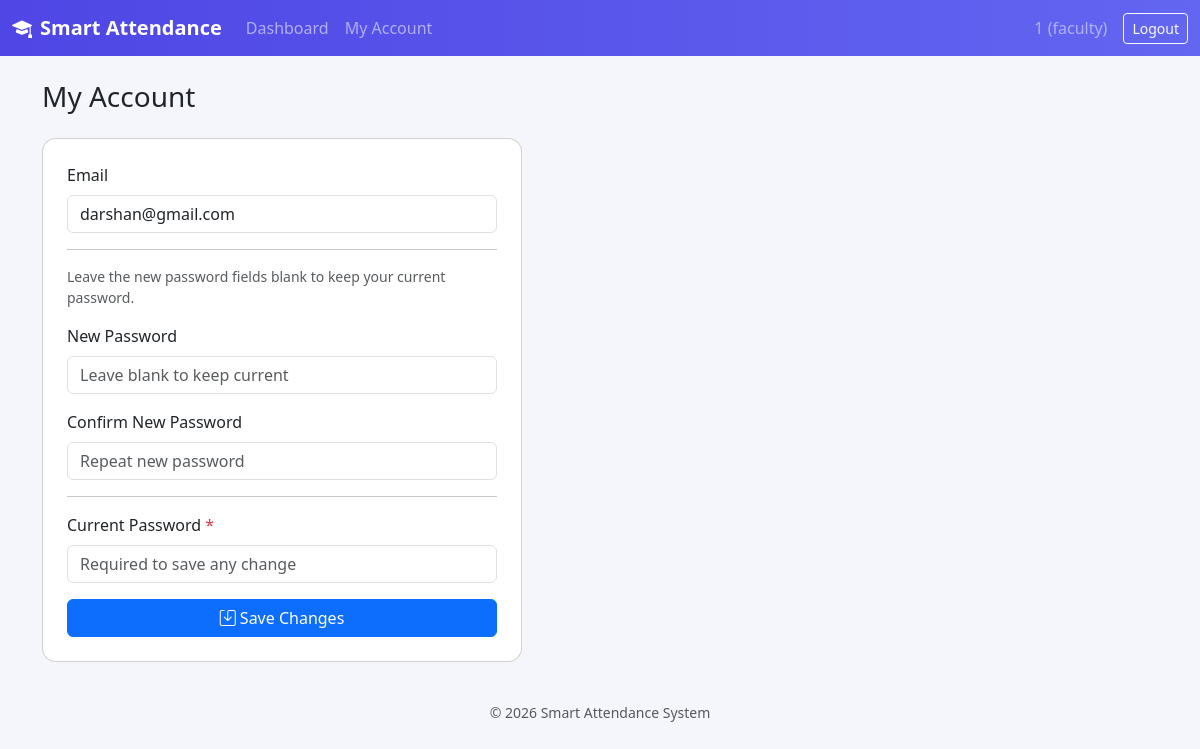
Screenshot of /faculty/settings (signed in) with the database file from the repository.
### models.py (models this page shows)
class User(db.Model, UserMixin):
    __tablename__ = "users"
    id = db.Column(db.Integer, primary_key=True)
    username = db.Column(db.String(80), unique=True, nullable=False)
    email = db.Column(db.String(120), unique=True, nullable=False)
    password_hash = db.Column(db.String(200), nullable=False)
    role = db.Column(db.String(20), nullable=False)  # principal / faculty / student
    created_at = db.Column(db.DateTime, default=datetime.utcnow)
    faculty_profile = db.relationship("Faculty", backref="user", uselist=False)
    student_profile = db.relationship("Student", backref="user", uselist=False)

### routes/faculty.py (the view, shortened to what this page needs)
@faculty_bp.route("/settings", methods=["GET", "POST"])
@login_required
@role_required("faculty")
def settings():
    return render_template("faculty/settings.html")

### app.py (called while the page is built)
@login_manager.user_loader
def load_user(user_id):
    return User.query.get(int(user_id))

### templates/faculty/settings.html (shortened to what this page needs)
{% extends "base.html" %}
{% block content %}
<h3 class="mb-4">My Account</h3>
<div class="card p-4" style="max-width:480px">
  <form method="POST">
    <div class="mb-3">
      <label class="form-label">Email</label>
      <input type="email" class="form-control" name="email" value="{{ current_user.email }}" required>
    </div>
    <hr>
    <p class="text-muted small">Leave the new password fields blank to keep your current password.</p>
    <div class="mb-3">
      <label class="form-label">New Password</label>
      <input type="password" class="form-control" name="new_password" placeholder="Leave blank to keep current">
    </div>
    <div class="mb-3">
      <label class="form-label">Confirm New Password</label>
      <input type="password" class="form-control" name="confirm_password" placeholder="Repeat new password">
    </div>
    <hr>
    <div class="mb-3">
      <label class="form-label">Current Password <span class="text-danger">*</span></label>
      <input type="password" class="form-control" name="current_password" required placeholder="Required to save any change">
    </div>
    <button class="btn btn-primary w-100"><i class="bi bi-save"></i> Save Changes</button>
  </form>
</div>
{% endblock %}

### templates/base.html (shortened to what this page needs)
<!DOCTYPE html>
<html lang="en">
<head>
<link href="https://cdn.jsdelivr.net/npm/bootstrap@5.3.3/dist/css/bootstrap.min.css" rel="stylesheet">
<link href="https://cdn.jsdelivr.net/npm/bootstrap-icons@1.11.3/font/bootstrap-icons.css" rel="stylesheet">
<link rel="stylesheet" href="{{ url_for('static', filename='css/style.css') }}">
</head>
<body>
{% if current_user.is_authenticated %}
<nav class="navbar navbar-expand-lg navbar-dark app-navbar">
  <div class="container-fluid">
    <a class="navbar-brand fw-bold" href="/"><i class="bi bi-mortarboard-fill me-2"></i>Smart Attendance</a>
    <div class="collapse navbar-collapse" id="nav">
      <ul class="navbar-nav me-auto">
        {% if current_user.role == 'principal' %}
        <li class="nav-item"><a class="nav-link" href="{{ url_for('principal.dashboard') }}">Dashboard</a></li>
        <li class="nav-item"><a class="nav-link" href="{{ url_for('principal.classes') }}">Classes</a></li>
        <li class="nav-item"><a class="nav-link" href="{{ url_for('principal.subjects') }}">Subjects</a></li>
        <li class="nav-item"><a class="nav-link" href="{{ url_for('principal.faculty') }}">Faculty</a></li>
        <li class="nav-item"><a class="nav-link" href="{{ url_for('principal.students') }}">Students</a></li>
        <li class="nav-item"><a class="nav-link" href="{{ url_for('principal.timetable') }}">Timetable</a></li>
        <li class="nav-item"><a class="nav-link" href="{{ url_for('principal.locations') }}">Geofence</a></li>
        <li class="nav-item"><a class="nav-link" href="{{ url_for('principal.attendance_report') }}">Reports</a></li>
        <li class="nav-item"><a class="nav-link" href="{{ url_for('principal.settings') }}">My Account</a></li>
        {% elif current_user.role == 'faculty' %}
        <li class="nav-item"><a class="nav-link" href="{{ url_for('faculty.dashboard') }}">Dashboard</a></li>
        <li class="nav-item"><a class="nav-link" href="{{ url_for('faculty.settings') }}">My Account</a></li>
        {% endif %}
      </ul>
      <span class="navbar-text text-white-50 me-3">{{ current_user.username }} ({{ current_user.role }})</span>
      <a class="btn btn-outline-light btn-sm" href="{{ url_for('auth.logout') }}">Logout</a>
    </div>
  </div>
</nav>
{% endif %}
<div class="container py-4">
  {% block content %}{% endblock %}
</div>
<footer class="text-center text-muted small py-3">&copy; {{ current_year }} Smart Attendance System</footer>
</body>
</html>

### static/css/style.css (style rules this page uses)
body { background: #f4f6fb; font-family: 'Segoe UI', system-ui, sans-serif; }
.app-navbar { background: linear-gradient(90deg, #4f46e5, #6366f1); }
.card { border-radius: 14px; }

### rows the page displays
User: username "1", role "faculty", email "darshan@gmail.com"
